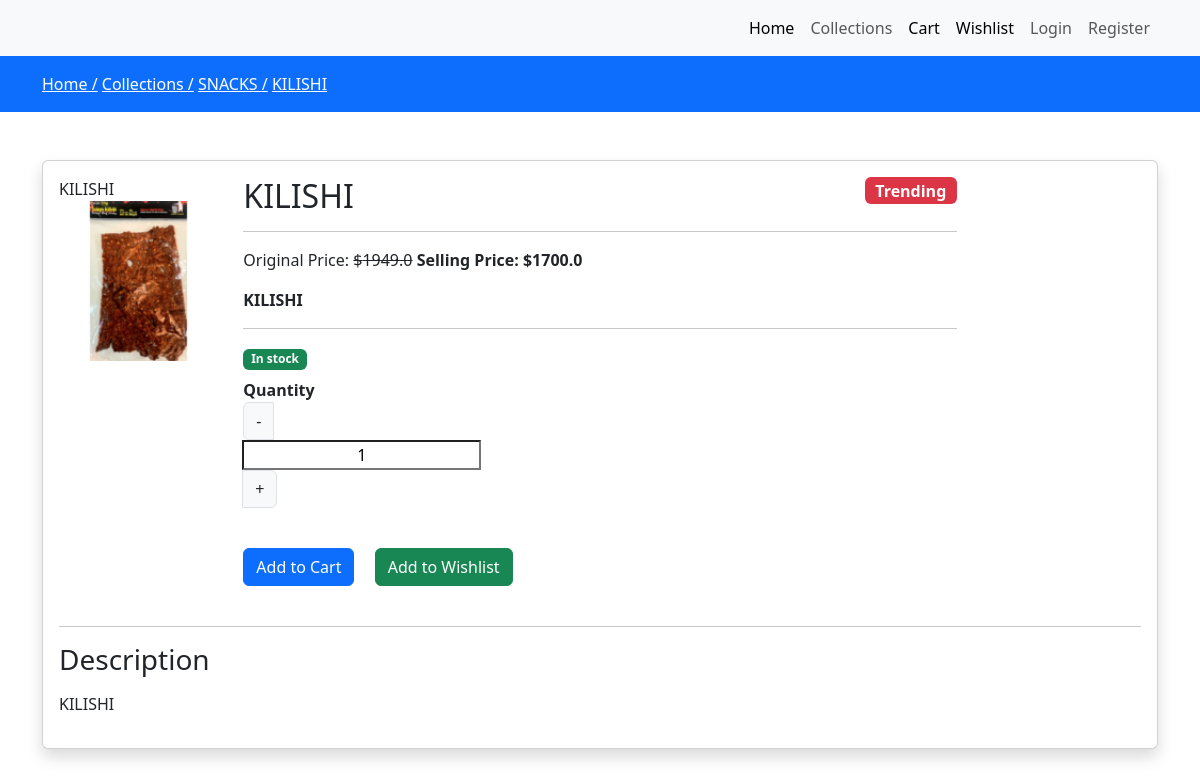
Screenshot of /collections/SNACKS/KILISHI/ with the database file from the repository.
### market/models.py (models this page shows, shortened)
class Product(models.Model):
    category = models.ForeignKey(Category, on_delete=models.CASCADE)
    slug = models.CharField(max_length=100, null=False, blank=False)
    name = models.CharField(max_length=100, null=False, blank=False)
    product_image = models.ImageField(upload_to="product_image", null=True, blank=True)
    small_description = models.CharField(max_length=250, null=False, blank=False)
    quantity = models.IntegerField(null=False, blank=False)
    description = models.TextField(max_length=500, null=False, blank=False)
    original_price = models.FloatField(null=False, blank=False)
    selling_price = models.FloatField(null=False, blank=False)
    status = models.BooleanField(default=False, help_text="0=default, 1=Hidden")
    trending = models.BooleanField(default=False, help_text="0=default, 1=Hidden")
    tag = models.CharField(max_length=150, null=False, blank=False)
    meta_title = models.CharField(max_length=150, null=False, blank=False)
    meta_keywords = models.CharField(max_length=150, null=False, blank=False)
    meta_description = models.TextField(max_length=500, null=False, blank=False)
    created_at = models.DateTimeField(auto_created=True)

class Category(models.Model):
    slug = models.CharField(max_length=100, null=False, blank=False)
    name = models.CharField(max_length=100, null=False, blank=False)
    image = models.ImageField(upload_to='category/', null=True, blank=True)
    description = models.TextField(max_length=500, null=False, blank=False)
    status = models.BooleanField(default=False, help_text="0=default, 1=Hidden")
    trending = models.BooleanField(default=False, help_text="0=default, 1=Hidden")
    meta_title = models.CharField(max_length=150, null=False, blank=False)
    meta_keywords = models.CharField(max_length=150, null=False, blank=False)
    meta_description = models.TextField(max_length=500, null=False, blank=False)
    created_at = models.DateTimeField(auto_created=True)

### market/views.py (the view)
# urls.py: path('collections/<str:cate_slug>/<str:prod_slug>/', views.productview, name='productview'),
def productview(request,cate_slug, prod_slug):
    if(Category.objects.filter(slug=cate_slug, status=0)):
        if(Product.objects.filter(slug=prod_slug, status=0)):
            products = Product.objects.filter(slug=prod_slug, status=0).first
            context = {'products': products}
        else:
            messages.error(request, "No such product found")
            return redirect('collections')
    else:
        messages.error(request, "No such category found")
        return redirect('collections')
    return render(request, 'market/products/view.html', context)

### Templates/market/products/view.html (shortened to what this page needs)
{% extends 'market/layout/main.html' %}
{% block content %}
    <div class="py-3 bg-primary">
        <div class="container">
            <a class="text-white" href="{% url 'home' %}">Home /</a>
            <a class="text-white" href="{% url 'collections' %}">Collections /</a>
            <a class="text-white" href="{% url 'collectionsview' products.category.slug %}">{{ products.category.name }} /</a>
            <a class="text-white" href="{% url 'productview' products.category.slug products.slug %}">{{ products.name }}</a>
        </div>
    </div>
    <div class="py-5">
        <div class="container">
            <div class="row">
                <div class="col-md-12">
                    <div class="card shadow product_data">
                        <div class="card-body">
                            <div class="row">
                                <div class="col-md-2">
                                    {% if products.tag %}
                                    <label class="product-viewtag">{{ products.tag }} </label>
                                    {% endif %}
                                    <img src="{{ products.product_image.url }}" class="w-100" alt="image">
                                </div>
                                <div class="col-md-8">
                                    <h2 class="mb-0">
                                        {{ products.name }}
                                        {% if products.trending %}
                                            <label style="font-size: 16px;" class="float-end badge bg-danger trending_tag">Trending </label>
                                        {% endif %}
                                    </h2>
                                    <hr>
                                    <lable class="me-3">Original Price: <s> ${{ products.original_price  }}</s> </label>
                                    <lable class="fw-bold">Selling Price: ${{ products.selling_price  }}</label>
                                    <p class="mt-3">
                                        {{ products.small_description }}
                                    </p>
                                    <hr/>
                                    {% if products.quantity > 0 %}
                                        <label class="badge bg-success"> In stock </label>
                                    {% else %}
                                        <label class="badge bg-danger"> Out of stock </label>
                                    {% endif %}
                                    <div class="row mt-2">
                                        <div class="col-m-3">
                                            <label for="Quantity">Quantity</label>
                                            <div class="input-group text-center mb-3" style="width: 130px;">
                                                <button class="input-group-text decrement-btn">-</button>
                                                <input type="text" name="quantity" class="from-control qty-input text-center" value="1" />
                                                <button class="input-group-text increment-btn">+</button>
                                            </div>
                                        </div>
                                        <div class="col-md-9">
                                            <br/>
                                            {% if products.quantity > 0 %}
                                                <button type="button" class="btn btn-primary me-3 float-strat addtoCartBtn">Add to Cart </button>
                                            {% endif %}
                                            <button type="button" class="btn btn-success me-3 addtowishlist float-strat">Add to Wishlist  </button>
                                        </div>
                                    </div>
                                </div>
                            </div>
                            <div class="col-md-12">
                                <hr>
                                <h3>Description</h3>
                                <p class="mt-3">
                                    {{ products.description }}
                                </p>
                            </div>
                        </div>
                    </div>
                </div>
            </div>
        </div>
    </div>
{% endblock content %}

### Templates/market/layout/main.html (style rules this page uses)
a { taxt-decoration: none; }

### rows the page displays
Product: category.name "SNACKS", name "KILISHI", tag "KILISHI", product_image (picture), original_price "1949.0", selling_price "1700.0", small_description "KILISHI", description "KILISHI"
